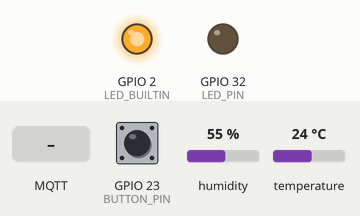
The sketch below on a simulated ESP32. Shown: output pins drawn as LEDs (lit = HIGH). The inputs (shaded band) are chosen by the test bench; at power-on: GPIO 23 (BUTTON_PIN) HIGH, humidity 55 %, temperature 24 °C. WiFi joins after 1.5 s; servers stay silent unless stated; random numbers use the default seed unless the sketch sets one; no MQTT or app messages arrive unless stated; what the sketch prints to the serial monitor is not drawn.

Above: at 2.7 s.
2.8 s: MQTT message "1" arrives on the first subscribed topic
At 7.7 s:
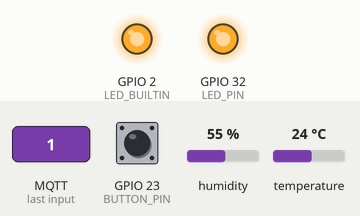
8.0 s: MQTT message "0" arrives on the first subscribed topic
At 12.4 s:
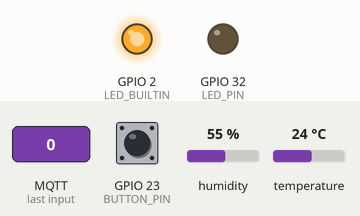
13.0 s: GPIO 23 (BUTTON_PIN) pulled LOW for 2.35 s
At 13.7 s:
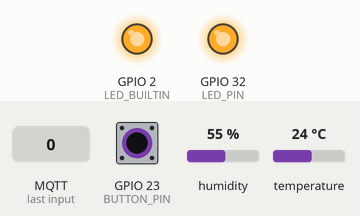
Timing chart, 0 to 16.0 s (numbered marks = the images above; inputs shaded):
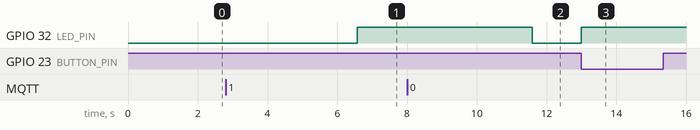

Measured:
- after the input at 2.8 s, GPIO 32 (LED_PIN): LOW → HIGH after 3.8 s
- after the input at 8.0 s, GPIO 32 (LED_PIN): HIGH → LOW after 3.6 s
- after the input at 13.0 s, GPIO 32 (LED_PIN): LOW → HIGH at once

The sketch:

with-wifi.ino
```cpp
#include "DHT.h"
#include "WiFi.h"
#include "PubSubClient.h"

#define BUTTON_PIN 23
#define LED_PIN 32
#define DHT_PIN 4
#define DHT_TYPE DHT22

int led_state = 0;

unsigned long now;
unsigned long previous_button_time;

DHT dht(DHT_PIN, DHT_TYPE);

const char *SSID = "suastuti";
const char *PWD = "notaristutiek";

WiFiClient wifiClient;
PubSubClient mqttClient(wifiClient);

char *mqttServer = "broker.emqx.io";
int mqttPort = 1883;

char humidData[50];
char tempData[50];

void setup() {
  Serial.begin(9600);

  pinMode(BUTTON_PIN, INPUT_PULLUP);
  pinMode(LED_PIN, OUTPUT);
  pinMode(LED_BUILTIN, OUTPUT);

  digitalWrite(LED_PIN, LOW);

  connectToWiFi();
  setupMQTT();

  dht.begin();
  attachInterrupt(digitalPinToInterrupt(BUTTON_PIN), button_ISR, CHANGE);
}

void loop() {
  if (!mqttClient.connected())
    reconnect();
  mqttClient.loop();

  float averageReading[2];

  float averageTemp = 0;
  float averageHumidity = 0;

  for (int i=0; i<10; i++) {
    averageTemp = averageTemp + dht.readTemperature();
    averageHumidity = averageHumidity + dht.readHumidity();

    delay(500);
  }

  averageReading[0] = averageTemp / 10;
  averageReading[1] = averageHumidity / 10;

  sprintf(tempData, "Temp: %f", averageReading[0]);
  sprintf(humidData, "Hum: %f", averageReading[1]);

  mqttClient.publish("/sbm_te_2021/tugas_2/dht/", tempData);
  mqttClient.publish("/sbm_te_2021/tugas_2/dht/", humidData);
}

void button_ISR() {
  now = millis();

  if (now - previous_button_time > 250 && digitalRead(BUTTON_PIN)==LOW) {
    led_state = !led_state;
    digitalWrite(LED_PIN, led_state);
  }
}

void connectToWiFi() {
  Serial.print("Connecting to ");

  WiFi.begin(SSID, PWD);
  Serial.println(SSID);

  while (WiFi.status() != WL_CONNECTED) {
    Serial.print(".");
    delay(100);
  }

  Serial.print("Connected.");
  digitalWrite(LED_BUILTIN, HIGH);
}

void reconnect() {
  Serial.println("Connecting to MQTT Broker...");
  while (!mqttClient.connected()) {
      Serial.println("Reconnecting to MQTT Broker..");
      String clientId = "ESP32Client-";
      clientId += String(random(0xffff), HEX);

      if (mqttClient.connect(clientId.c_str())) {
        Serial.println("Connected.");
        // subscribe to topic
        mqttClient.subscribe("/sbm_te_2021/tugas_2/#");
      }

  }
}

void callback(char* topic, byte* payload, unsigned int length) {
  Serial.print("Callback - ");
  Serial.print("Message:");
  for (int i = 0; i < length; i++) {
    Serial.print((char)payload[i]);
  }

  char in = payload[0];

  if (in == 48) {
      digitalWrite(LED_PIN, LOW);
  } else if (in == 49) {
      digitalWrite(LED_PIN, HIGH);
  }

  Serial.println();
}

void setupMQTT() {
  mqttClient.setServer(mqttServer, mqttPort);
  // set the callback function
  mqttClient.setCallback(callback);
}
```
